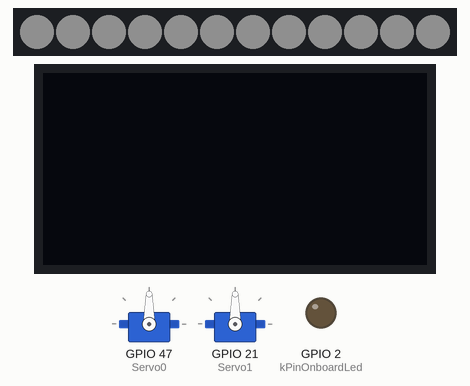
Simulated run of this sketch. Board: ESP32. On the bench: 2 × servo, 12 RGB LEDs in strip order, left to right, 128×64 one-colour display, output pins drawn as LEDs (lit = HIGH). Dim RGB values are drawn brighter than linear; the display library's start-up logo is not drawn; I2S audio is not simulated (input reads silence); what the sketch prints to the serial monitor is not drawn.

Above: at 0.1 s.

The sketch:

RobotOwl.ino
```cpp
#include <Freenove_WS2812_Lib_for_ESP32.h>
#include <ESP32Servo.h>

// "speaker=I2S0",
// "speaker.sck=GPIO41, 35",
// "speaker.ws=GPIO2, 37",
// "speaker.sd=GPIO42, 36",
// "photodiode=ADC1_CH0, 38",
// "oled=CAM_SCCB",
// "oled.scl=4",
// "oled.sda=3",
// "mic_clk=GPIO3, 12",
// "mic_data=GPIO14, 19",
// "servo0=GPIO47, 25",
// "servo1=GPIO21, 24",
// "ws2812=GPIO48, 26"

int kPinOnboardLed = 2;
int kPinNeopixel = 48;
int kLedsCount = 12;
int kPhotodiodePin = 1;

int kPinI2sSck = 41;
int kPinI2sWs = 2;
int kPinI2sSd = 42;

Servo Servo0;
Servo Servo1;

Freenove_ESP32_WS2812 Neopixels(kLedsCount, kPinNeopixel, 0, TYPE_GRB);


#include <Wire.h>
#include <Adafruit_GFX.h>
#include <Adafruit_SSD1306.h>

int kScreenWidth = 128;
int kScreenHeight = 64;
int kScreenAddress = 0x3c;
int kSccbScl = 5;
int kSccbSda = 4;
int kOledReset = 46;

// OLED code based on
// https://github.com/adafruit/Adafruit_SSD1306/blob/master/examples/ssd1306_128x64_i2c/ssd1306_128x64_i2c.ino
Adafruit_SSD1306 display(kScreenWidth, kScreenHeight, &Wire, kOledReset);


// #include "AudioFileSourcePROGMEM.h"
// #include "AudioGeneratorRTTTL.h"
// #include "AudioOutputI2S.h"

// const char testRtttl[] = "scale_up:d=32,o=5,b=100:c,c#,d#,e,f#,g#,a#,b";

// AudioGeneratorRTTTL *rtttl;
// AudioFileSourcePROGMEM *file;
// AudioOutputI2S *out;


// based on https://github.com/atomic14/esp32-i2s-mic-test/blob/main/i2s_mic_test/i2s_mic_test.ino
#include <driver/i2s.h>
#define SAMPLE_BUFFER_SIZE 512

int kPinMicClk = 3;
int kPinMicData = 14;

i2s_config_t i2s_config = {
    .mode = (i2s_mode_t)(I2S_MODE_MASTER | I2S_MODE_RX | I2S_MODE_PDM),
    .sample_rate = 8000,
    .bits_per_sample = I2S_BITS_PER_SAMPLE_32BIT,
    .channel_format = I2S_CHANNEL_FMT_ONLY_LEFT,
    .communication_format = I2S_COMM_FORMAT_I2S,
    .intr_alloc_flags = ESP_INTR_FLAG_LEVEL1,
    .dma_buf_count = 4,
    .dma_buf_len = 1024,
    .use_apll = false,
    .tx_desc_auto_clear = false,
    .fixed_mclk = 0};
i2s_pin_config_t i2s_mic_pins = {
    .ws_io_num = kPinMicClk,
    .data_in_num = kPinMicData};


void setup() {
  // put your setup code here, to run once:
  Serial.begin(115200);
  Serial.println("start");

  pinMode(kPinOnboardLed, OUTPUT);
  digitalWrite(kPinOnboardLed, 0);

	ESP32PWM::allocateTimer(0);
	ESP32PWM::allocateTimer(1);
	ESP32PWM::allocateTimer(2);
	ESP32PWM::allocateTimer(3);
	Servo0.setPeriodHertz(50);    // standard 50 hz servo
  Servo0.attach(47, 1000, 2000);
	Servo1.setPeriodHertz(50);    // standard 50 hz servo
  Servo1.attach(21, 1000, 2000);
  // Servo1.attach(21, 600, 2300);

  Neopixels.begin();
  Neopixels.setBrightness(15);

  // start up with all lights white
  for (int i = 0; i < kLedsCount; i++) {
    Neopixels.setLedColorData(i, 255, 255, 255);
  }
  Neopixels.show();

  Wire.begin(kSccbSda, kSccbScl);

  display.ssd1306_command(0xe4);
  if(!display.begin(SSD1306_EXTERNALVCC, kScreenAddress)) {
    Serial.println("SSD1306 allocation failed");
    for(;;); // Don't proceed, loop forever
  }
  display.display();

  // Serial.printf("RTTTL start\n");
  // file = new AudioFileSourcePROGMEM(testRtttl, strlen_P(testRtttl));
  // out = new AudioOutputI2S();
  // out->SetPinout(kPinI2sSck, kPinI2sWs, kPinI2sSd);
  // rtttl = new AudioGeneratorRTTTL();
  // rtttl->begin(file, out);

  i2s_driver_install(I2S_NUM_0, &i2s_config, 0, NULL);
  i2s_set_pin(I2S_NUM_0, &i2s_mic_pins);
}

void loop() {
  // Serial.println(analogRead(kPhotodiodePin));

  // digitalWrite(kPinOnboardLed, 1);
  // delay(100);
  // digitalWrite(kPinOnboardLed, 0);
  // delay(100);

  // Neopixels.setLedColorData(0, 255, 0, 0);
  // Neopixels.setLedColorData(11, 255, 0, 0);
  // Neopixels.show();
  // Servo0.write(45);
  // delay(500);

  // Neopixels.setLedColorData(0, 0, 255, 0);
  // Neopixels.setLedColorData(11, 0, 255, 0);
  // Neopixels.show();
  // Servo0.write(135);
  // delay(500);

  // display.ssd1306_command(SSD1306_DISPLAYOFF);

  // if (rtttl->isRunning()) {
  //   if (!rtttl->loop()) rtttl->stop();
  // } else {
  //   Serial.printf("RTTTL done\n");
  // }

  int32_t raw_samples[SAMPLE_BUFFER_SIZE];
  size_t bytes_read = 0;
  i2s_read(I2S_NUM_0, raw_samples, sizeof(int32_t) * SAMPLE_BUFFER_SIZE, &bytes_read, portMAX_DELAY);
  int samples_read = bytes_read / sizeof(int32_t);
  // dump the samples out to the serial channel.
  for (int i = 0; i < samples_read; i++)
  {
    Serial.printf("%ld\n", raw_samples[i]);
  }
}
```
